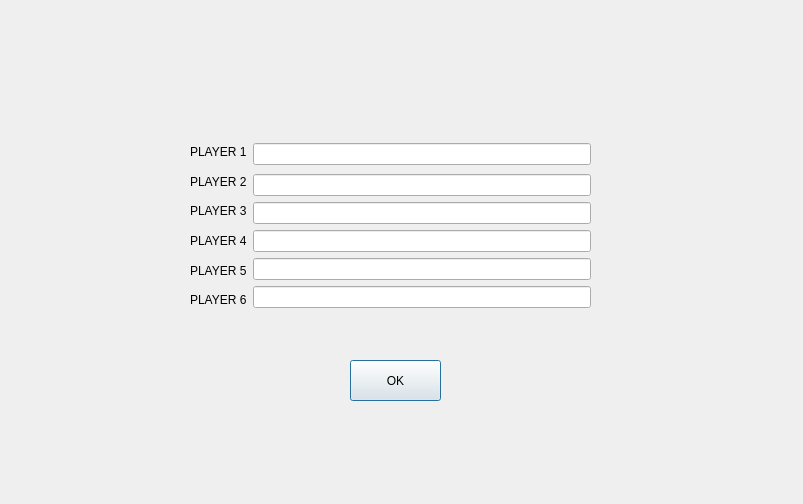
<?xml version="1.0" encoding="UTF-8"?>
<ui version="4.0">
 <class>players6</class>
 <widget class="QDialog" name="players6">
  <property name="geometry">
   <rect>
    <x>0</x>
    <y>0</y>
    <width>803</width>
    <height>504</height>
   </rect>
  </property>
  <property name="windowTitle">
   <string>Dialog</string>
  </property>
  <widget class="QPushButton" name="six_OK">
   <property name="geometry">
    <rect>
     <x>350</x>
     <y>360</y>
     <width>91</width>
     <height>41</height>
    </rect>
   </property>
   <property name="text">
    <string>OK</string>
   </property>
  </widget>
  <widget class="QWidget" name="layoutWidget">
   <property name="geometry">
    <rect>
     <x>190</x>
     <y>140</y>
     <width>401</width>
     <height>172</height>
    </rect>
   </property>
   <layout class="QHBoxLayout" name="horizontalLayout">
    <item>
     <layout class="QVBoxLayout" name="verticalLayout">
      <item>
       <widget class="QLabel" name="label">
        <property name="styleSheet">
         <string notr="true">font: 75 14pt &quot;MS Shell Dlg 2&quot;;</string>
        </property>
        <property name="text">
         <string>PLAYER 1</string>
        </property>
       </widget>
      </item>
      <item>
       <widget class="QLabel" name="label_2">
        <property name="styleSheet">
         <string notr="true">font: 75 14pt &quot;MS Shell Dlg 2&quot;;</string>
        </property>
        <property name="text">
         <string>PLAYER 2</string>
        </property>
       </widget>
      </item>
      <item>
       <widget class="QLabel" name="label_3">
        <property name="styleSheet">
         <string notr="true">font: 75 14pt &quot;MS Shell Dlg 2&quot;;</string>
        </property>
        <property name="text">
         <string>PLAYER 3</string>
        </property>
       </widget>
      </item>
      <item>
       <widget class="QLabel" name="label_4">
        <property name="styleSheet">
         <string notr="true">font: 75 14pt &quot;MS Shell Dlg 2&quot;;</string>
        </property>
        <property name="text">
         <string>PLAYER 4</string>
        </property>
       </widget>
      </item>
      <item>
       <widget class="QLabel" name="label_5">
        <property name="styleSheet">
         <string notr="true">font: 75 14pt &quot;MS Shell Dlg 2&quot;;</string>
        </property>
        <property name="text">
         <string>PLAYER 5</string>
        </property>
       </widget>
      </item>
      <item>
       <widget class="QLabel" name="label_6">
        <property name="styleSheet">
         <string notr="true">font: 75 14pt &quot;MS Shell Dlg 2&quot;;</string>
        </property>
        <property name="text">
         <string>PLAYER 6</string>
        </property>
       </widget>
      </item>
     </layout>
    </item>
    <item>
     <layout class="QVBoxLayout" name="verticalLayout_3">
      <item>
       <widget class="QLineEdit" name="six_name1"/>
      </item>
      <item>
       <layout class="QVBoxLayout" name="verticalLayout_2">
        <item>
         <widget class="QLineEdit" name="six_name2"/>
        </item>
        <item>
         <widget class="QLineEdit" name="six_name3"/>
        </item>
        <item>
         <widget class="QLineEdit" name="six_name4"/>
        </item>
        <item>
         <widget class="QLineEdit" name="six_name5"/>
        </item>
        <item>
         <widget class="QLineEdit" name="six_name6"/>
        </item>
       </layout>
      </item>
     </layout>
    </item>
   </layout>
  </widget>
 </widget>
 <resources/>
 <connections/>
</ui>
